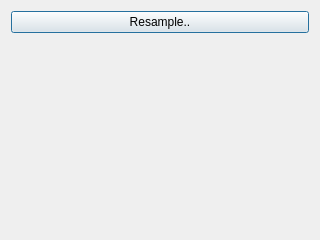
<?xml version="1.0" encoding="UTF-8"?>
<ui version="4.0">
 <class>ResampleWidget</class>
 <widget class="QDialog" name="ResampleWidget">
  <property name="geometry">
   <rect>
    <x>0</x>
    <y>0</y>
    <width>320</width>
    <height>240</height>
   </rect>
  </property>
  <property name="windowTitle">
   <string>TopoBlend - Resample</string>
  </property>
  <layout class="QVBoxLayout" name="verticalLayout_2">
   <item>
    <layout class="QVBoxLayout" name="verticalLayout">
     <item>
      <widget class="QPushButton" name="resampleButton">
       <property name="text">
        <string>Resample..</string>
       </property>
      </widget>
     </item>
     <item>
      <spacer name="verticalSpacer">
       <property name="orientation">
        <enum>Qt::Vertical</enum>
       </property>
       <property name="sizeHint" stdset="0">
        <size>
         <width>20</width>
         <height>40</height>
        </size>
       </property>
      </spacer>
     </item>
    </layout>
   </item>
  </layout>
 </widget>
 <resources/>
 <connections/>
</ui>
